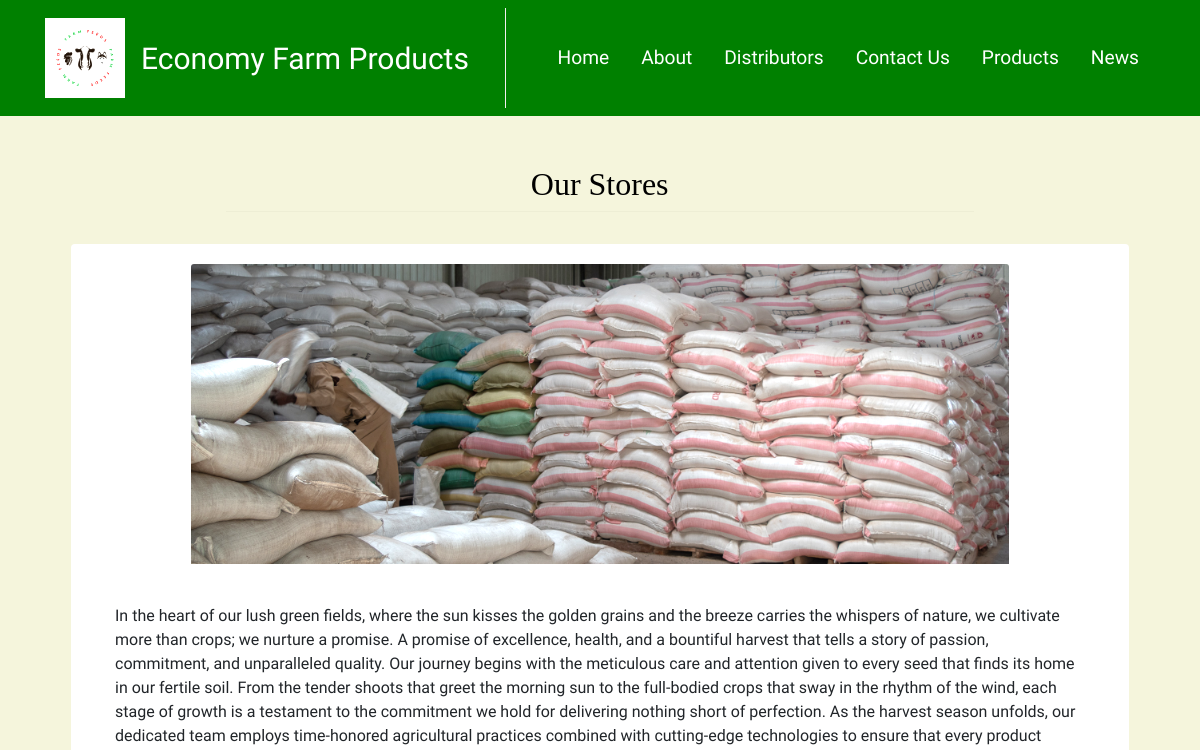
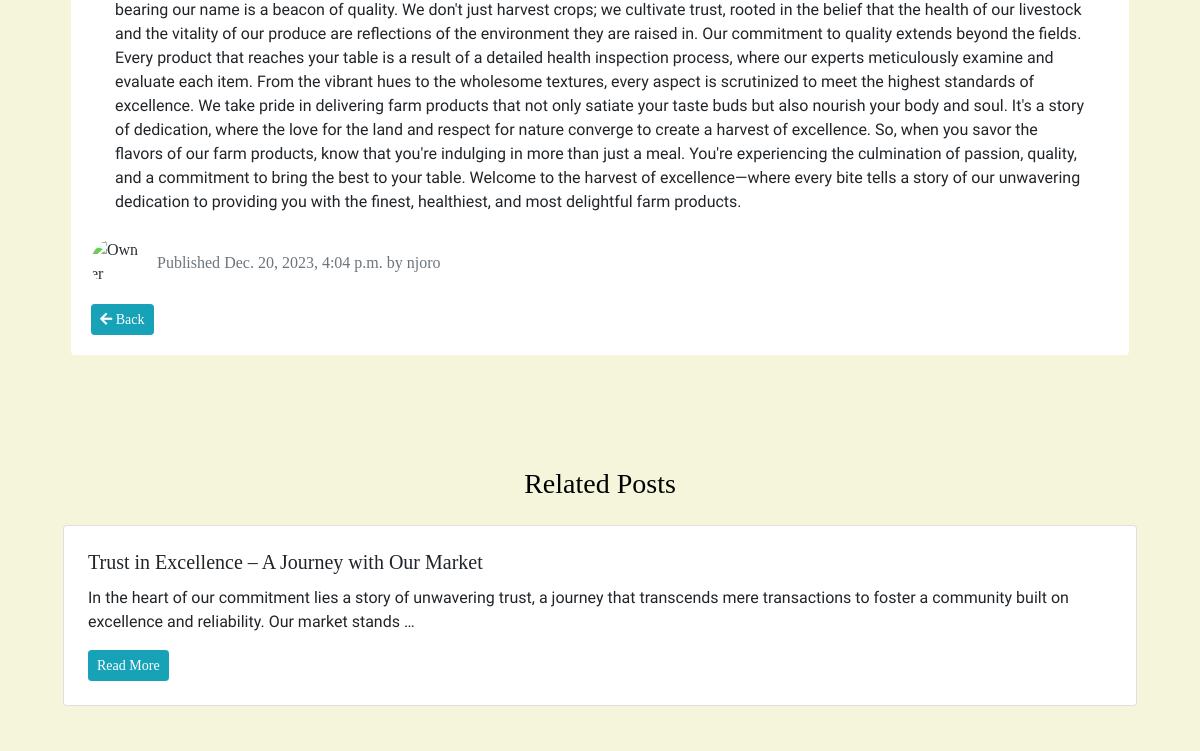
The page /blog/2023/12/20/our-stores/ (upper part) on the database as committed earlier (2 pictures, top to bottom).
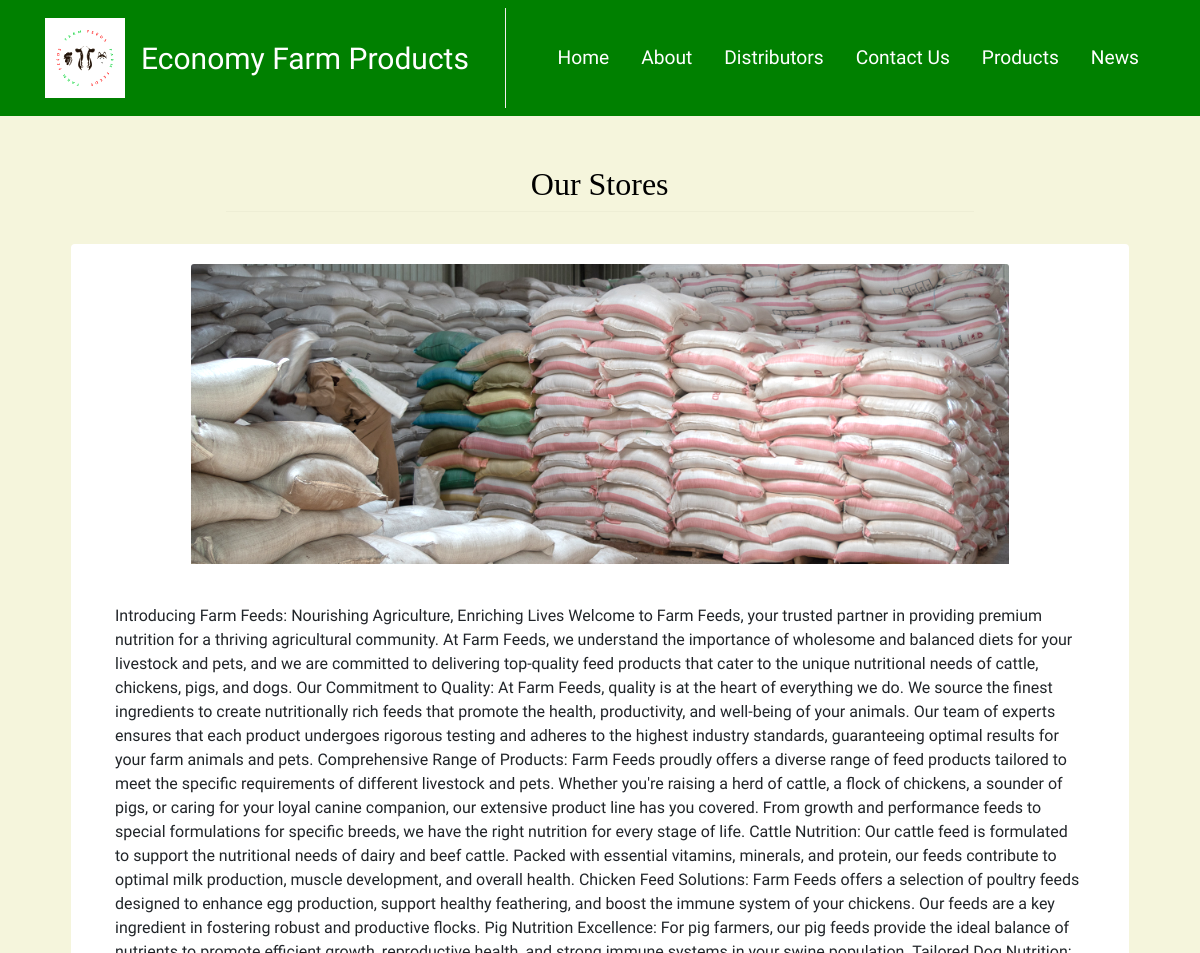
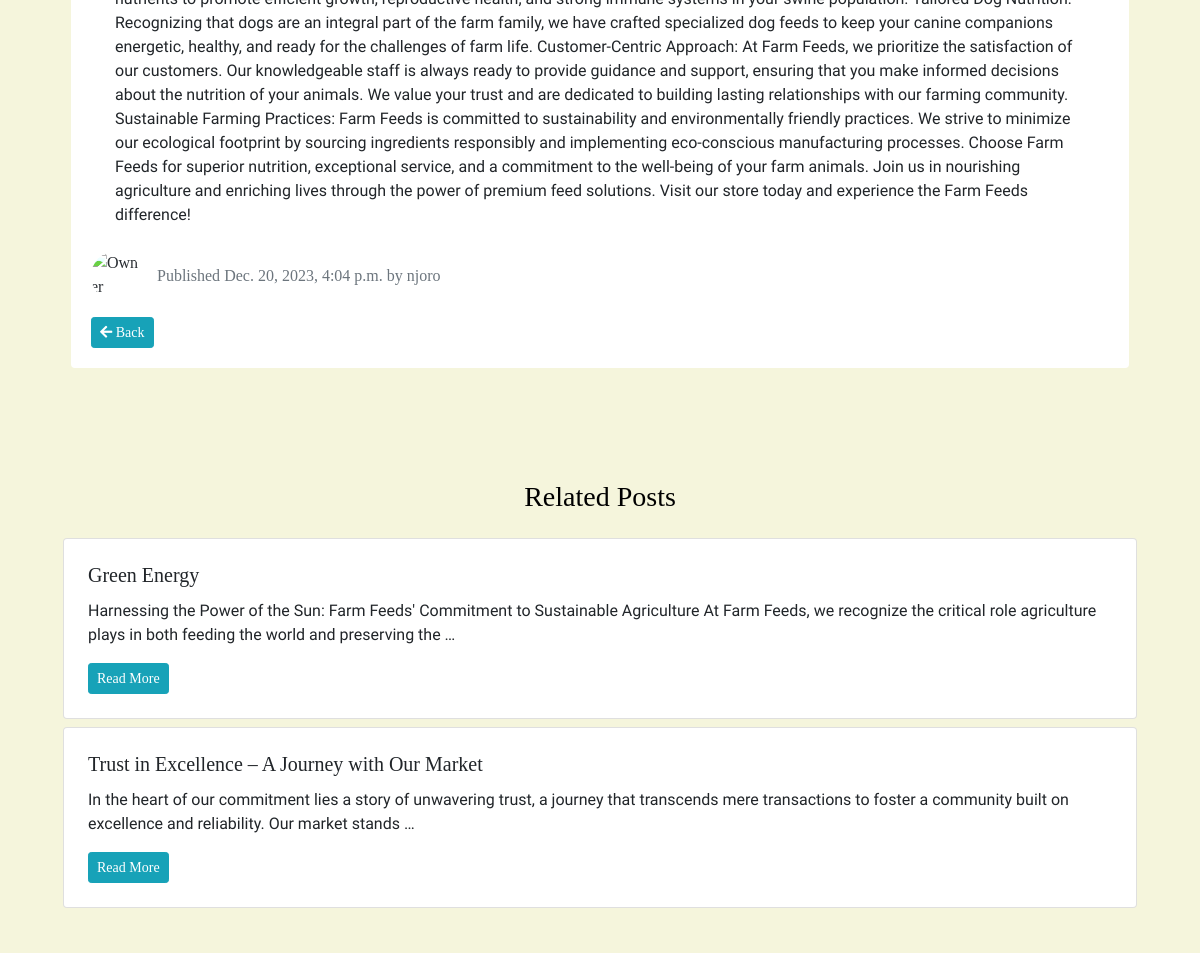
The same page on the database as committed later (2 pictures, top to bottom).
### blog/models.py (models this page shows, shortened)
class Post(models.Model):
    STATUS_CHOICES = (
    ('draft', 'Draft'),
    ('published', 'Published'),
)
    image = models.ImageField(upload_to='blogspics/%y/%m/%d', blank=True)
    title = models.CharField(max_length=250)
    slug = models.SlugField(max_length=250,unique_for_date='publish')
    author = models.ForeignKey(User,on_delete=models.CASCADE,related_name='blog_posts')
    body = models.TextField()
    publish = models.DateTimeField(default=timezone.now)
    created = models.DateTimeField(auto_now_add=True)
    updated = models.DateTimeField(auto_now=True)
    status = models.CharField(max_length=10,choices=STATUS_CHOICES,default='draft')
    video = models.FileField(upload_to='blog_videos/', null=True, blank=True)
    class Meta:
        ordering = ('-publish',)
    def get_absolute_url(self):
        return reverse('blog:post_detail',args=[self.publish.year,self.publish.month,self.publish.day, self.slug])

### blog/views.py (the view)
# urls.py: path('<int:year>/<int:month>/<int:day>/<slug:post>/',views.post_detail,name='post_detail'),
def post_detail(request, year, month, day, post):
    post = get_object_or_404(Post, slug=post, status='published',
                             publish__year=year, publish__month=month, publish__day=day)
    '''get all post excpt the current post'''
    related_posts = Post.objects.all().exclude(id=post.id)[:4]
    return render(request, 'blog/post/detail.html', {'post': post, 'related_posts': related_posts})

### blog/templates/blog/post/detail.html (shortened to what this page needs)
{% extends 'shop/base.html' %}
{% block content %}
  <div class="container-fluid py-4 py-xl-5" style="border-radius: 10px; padding: 2rem;">
    <div class="row">
      <div class="col-md-10 col-lg-8 mx-auto text-center">
        <h2 class="animate__animated animate__bounce" style="font-family: 'Merriweather', serif; font-size: 2rem;">{{ post.title }}</h2>
        <hr class="my-2" />
      </div>
    </div>
    <div class="row row-cols-1 row-cols-md-2 row-cols-xl-3 m-2">
      <div class="col">
        {% if post.image %}
          <div class="card m-3 border-0">
            <div class="card-body">
              <div class="text-center col-lg-10 mx-auto" style="border-radius: 10px; overflow: hidden;">
                <img class="card-img-top d-block mx-auto mb-3 fit-cover" style="max-height: 300px; width: 100%; object-fit: cover;" src="{{ post.image.url }}" alt="{{ post.title }}" />
              </div>
              <p class="card-text m-4" style="font-family: 'Arapey', serif; font-size: 1rem;">{{ post.body }}</p>
              <div class="d-flex align-items-center">
                <img class="rounded-circle me-3" width="50" height="50" src="https://cdn.bootstrapstudio.io/placeholders/1400x800.png" style="object-fit: cover;" alt="Owner Image" />
                <div>
                  <p class="text-muted mb-0">Published {{ post.publish }} by {{ post.author }}</p>
                </div>
              </div>
              <a class="btn btn-info btn-sm mt-3" href="{% url 'blog:post_list' %}"><i class="fas fa-arrow-left"></i> Back</a>
            </div>
          </div>
        {% endif %}
      </div>
    </div>
  </div>
  <div class="row row-cols-1 row-cols-md-2 row-cols-xl-3 m-2" style="padding: 2rem;">
    <div class="col">
      <h3 class="mb-4 text-center" style="font-family: 'Merriweather', serif;">Related Posts</h3>
      {% for related_post in related_posts %}
        <div class="card m-2">
          <div class="card-body p-4">
            <h5 class="card-title" style="font-family: 'Merriweather', serif;">{{ related_post.title }}</h5>
            <p class="card-text" style="font-family: 'Arapey', serif; font-size: 1rem;">{{ related_post.body|truncatewords:30 }}</p>
            <a href="{{ related_post.get_absolute_url }}" class="btn btn-info btn-sm" style="font-family: 'Merriweather', serif;">Read More</a>
          </div>
        </div>
      {% endfor %}
    </div>
  </div>
{% endblock %}

Rows that differ between the two databases and show on the page:
changed Post "Our Stores": body "In the heart of our lush green fields, where the sun kisses the golden grains and the breeze carries the whispers of nature, we cultivate more than crops; we nurture a promise. A promise of excellence, health, and a bountiful harvest that tells a story of passion, commitment, and unparalleled quality. Our journey begins with the meticulous care and attention given to every seed that finds its home in our fertile soil. From the tender shoots that greet the morning sun to the full-bodied crops that sway in the rhythm of the wind, each stage of growth is a testament to the commitment we hold for delivering nothing short of perfection. As the harvest season unfolds, our dedicated team employs…" → "Introducing Farm Feeds: Nourishing Agriculture, Enriching Lives Welcome to Farm Feeds, your trusted partner in providing premium nutrition for a thriving agricultural community. At Farm Feeds, we understand the importance of wholesome and balanced diets for your livestock and pets, and we are committed to delivering top-quality feed products that cater to the unique nutritional needs of cattle, chickens, pigs, and dogs. Our Commitment to Quality: At Farm Feeds, quality is at the heart of everything we do. We source the finest ingredients to create nutritionally rich feeds that promote the health, productivity, and well-being of your animals. Our team of experts ensures that each product…"
added Post: title "Green Energy", body "Harnessing the Power of the Sun: Farm Feeds' Commitment to Sustainable Agriculture At Farm Feeds, we recognize the critical role agriculture plays in both feeding the world and preserving the …"
